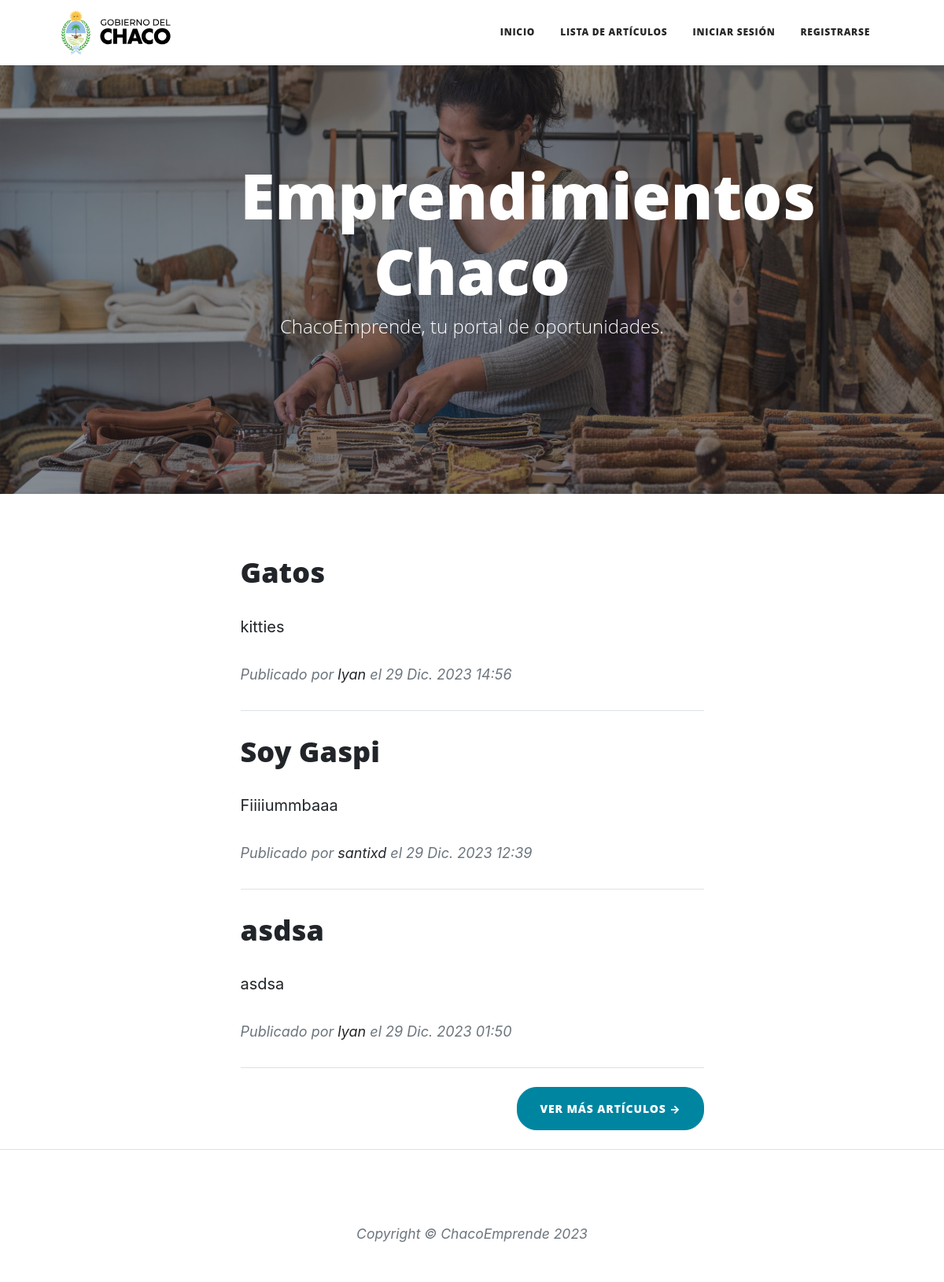
The app's page /, older data.
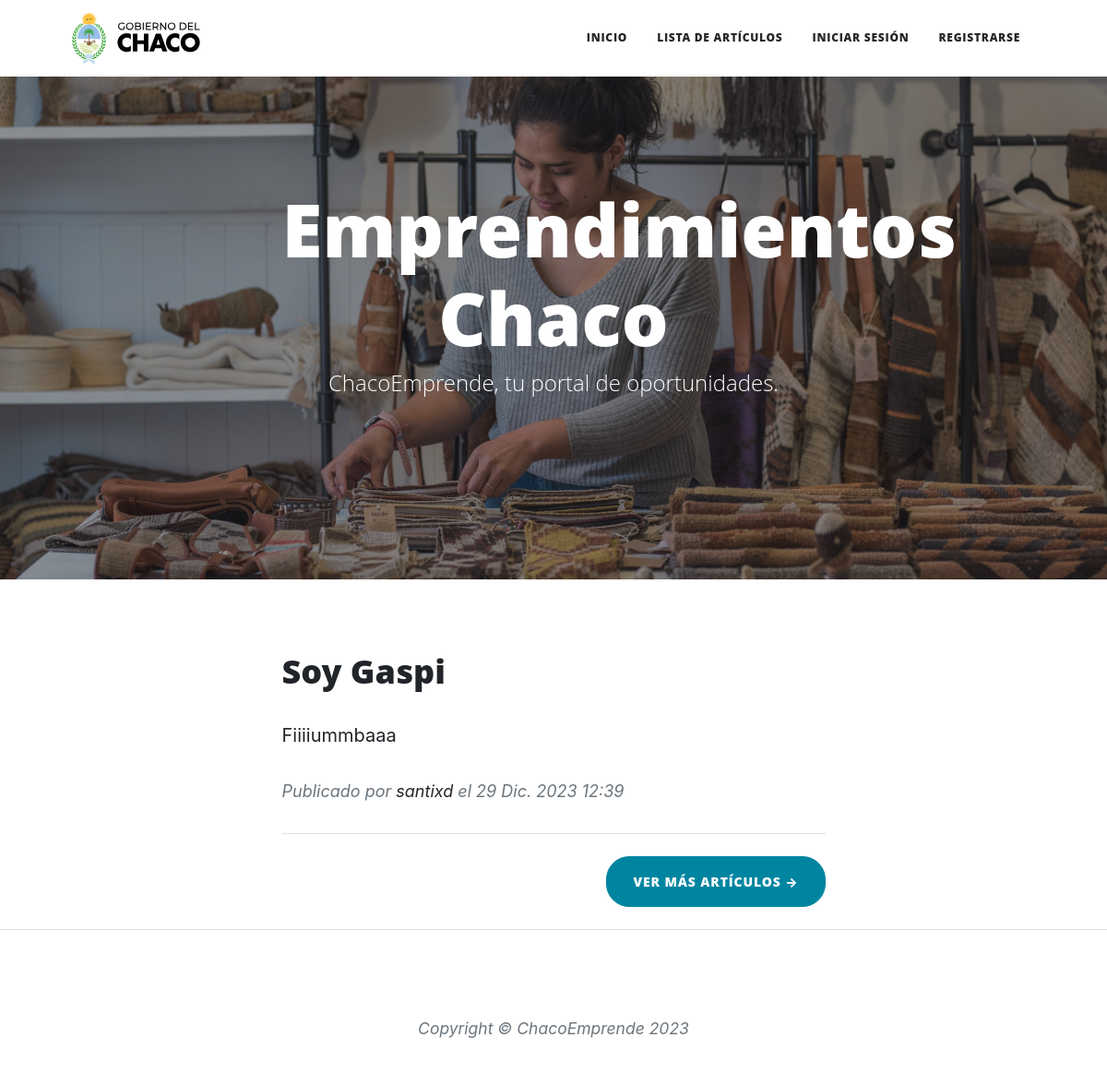
The same page, newer data.
### apps/articulos/models.py (models this page shows, shortened)
class Articulo(models.Model):
    CATEGORIAS_CHOICES = [
        ('tecnologia', 'Tecnología'),
        ('gastronomia', 'Gastronomía'),
        ('artesanias', 'Artesanías'),
        ('entretenimiento', 'Entretenimiento'),
        ('salud', 'Salud y bienestar'),
    ]
    categoria = models.CharField(max_length=20, choices=CATEGORIAS_CHOICES, blank=True, null=True)
    titulo = models.CharField(max_length=255)
    contenido = models.TextField()
    imagen = models.ImageField(upload_to='articulos_imagenes/', blank=True, null=True)
    autor = models.ForeignKey(User, on_delete=models.CASCADE)
    fecha_creacion = models.DateTimeField(auto_now_add=True)

### Informatorio_ProyectoFinal/views.py (the view)
# urls.py: path('', views.Home, name ='inicio'),
def Home(request):
    ultimos_posteos = Articulo.objects.order_by('-fecha_creacion')[:3]  # Obtener los últimos 4 posteos
    context = {'ultimos_posteos': ultimos_posteos}
    return render(request, 'home.html', context)

### templates/home.html (shortened to what this page needs)
{% extends 'post.html' %}
{%load static%}
{% block contenido %}
<header class="masthead" style="background-image: url('static/assets/img/home-bg.jpg')">
    <div class="container position-relative px-4 px-lg-5">
        <div class="row gx-4 gx-lg-5 justify-content-center">
            <div class="col-md-10 col-lg-8 col-xl-7">
                <div class="site-heading">
                    <h1>Emprendimientos Chaco</h1>
                    <span class="subheading">ChacoEmprende, tu portal de oportunidades.</span>
                </div>
            </div>
        </div>
    </div>
</header>
<div class="container px-4 px-lg-5">
    <div class="row gx-4 gx-lg-5 justify-content-center">
        <div class="col-md-10 col-lg-8 col-xl-7">
            {% for articulo in ultimos_posteos %}
            <div class="post-preview">
                <a href="{% url 'articulos:detalle_articulo' articulo.id %}">
                    <h2 class="post-title">{{ articulo.titulo }}</h2>
                    <p>{{ articulo.contenido |truncatewords:30 }}</p>
                </a>
                <p class="post-meta">
                    Publicado por <a href="#!">{{ articulo.autor.username }}</a> el {{ articulo.fecha_creacion }}
                </p>
            </div>
            <hr class="my-4" />
            {% endfor %}
            <div class="d-flex justify-content-end mb-4">
                <a class="btn btn-primary text-uppercase" style="border-radius: 25px;"
                    href="{% url 'articulos:lista_articulos' %}">
                    Ver más artículos →
                </a>
            </div>
        </div>
    </div>
</div>
<footer class="border-top">
    <div class="container px-4 px-lg-5">
        <div class="row gx-4 gx-lg-5 justify-content-center">
            <div class="col-md-10 col-lg-8 col-xl-7">
                <ul class="list-inline text-center">
                </ul>
                <div class="small text-center text-muted fst-italic">Copyright &copy; ChacoEmprende 2023</div>
            </div>
        </div>
    </div>
</footer>
</body>
{% endblock contenido %}

Row changes from the older to the newer data that the page shows:
removed Articulo: titulo "Gatos", contenido "kitties", autor.username "lyan", fecha_creacion "29 Dic. 2023 14:56"
removed Articulo: titulo "asdsa", contenido "asdsa", autor.username "lyan", fecha_creacion "29 Dic. 2023 01:50"
